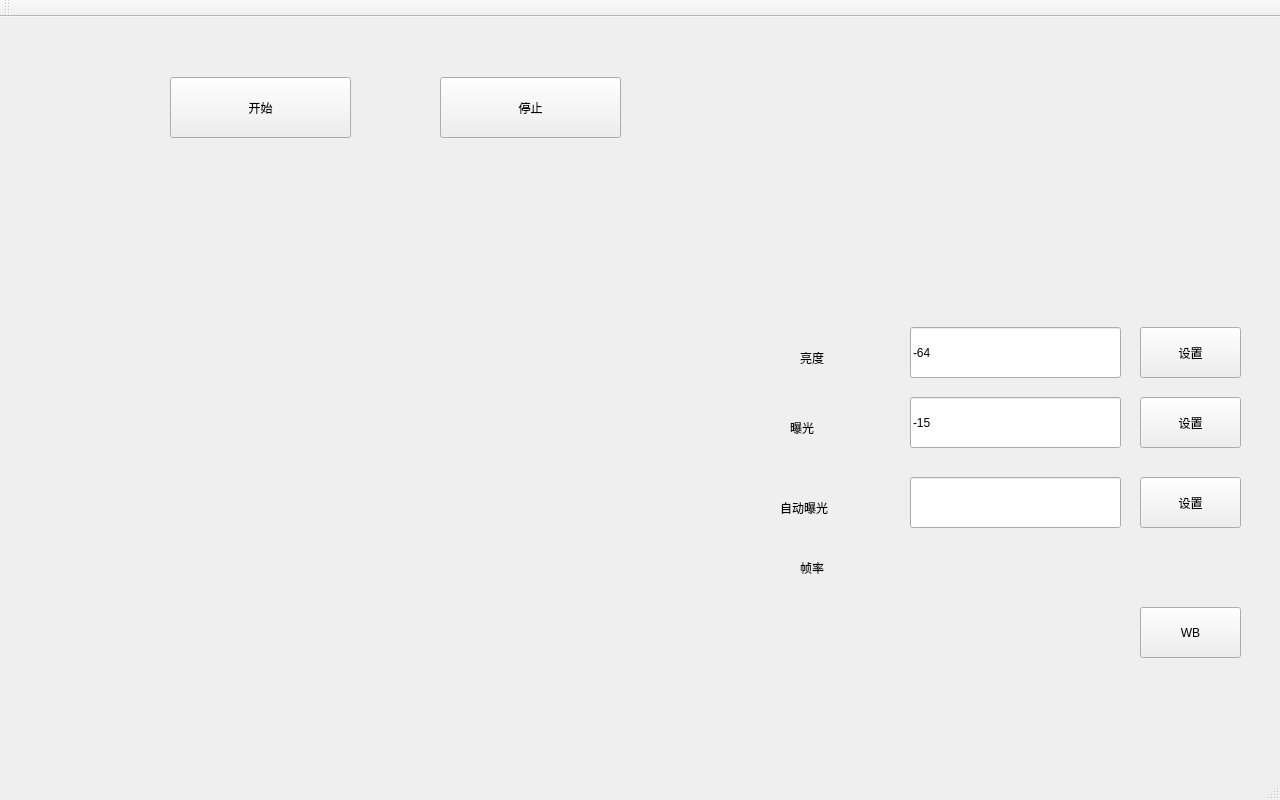
<?xml version="1.0" encoding="UTF-8"?>
<ui version="4.0">
 <class>MainWindow</class>
 <widget class="QMainWindow" name="MainWindow">
  <property name="geometry">
   <rect>
    <x>0</x>
    <y>0</y>
    <width>1280</width>
    <height>800</height>
   </rect>
  </property>
  <property name="windowTitle">
   <string>MainWindow</string>
  </property>
  <widget class="QWidget" name="centralWidget">
   <widget class="CCameraWidget" name="wgtCamera" native="true">
    <property name="geometry">
     <rect>
      <x>120</x>
      <y>140</y>
      <width>640</width>
      <height>480</height>
     </rect>
    </property>
   </widget>
   <widget class="QPushButton" name="btnStart">
    <property name="geometry">
     <rect>
      <x>170</x>
      <y>60</y>
      <width>181</width>
      <height>61</height>
     </rect>
    </property>
    <property name="text">
     <string>开始</string>
    </property>
   </widget>
   <widget class="QPushButton" name="btnStop">
    <property name="geometry">
     <rect>
      <x>440</x>
      <y>60</y>
      <width>181</width>
      <height>61</height>
     </rect>
    </property>
    <property name="text">
     <string>停止</string>
    </property>
   </widget>
   <widget class="QLineEdit" name="edtBrightness">
    <property name="geometry">
     <rect>
      <x>910</x>
      <y>310</y>
      <width>211</width>
      <height>51</height>
     </rect>
    </property>
    <property name="text">
     <string>-64</string>
    </property>
   </widget>
   <widget class="QLabel" name="label">
    <property name="geometry">
     <rect>
      <x>800</x>
      <y>320</y>
      <width>121</width>
      <height>41</height>
     </rect>
    </property>
    <property name="text">
     <string>亮度</string>
    </property>
   </widget>
   <widget class="QLabel" name="label_2">
    <property name="geometry">
     <rect>
      <x>790</x>
      <y>390</y>
      <width>121</width>
      <height>41</height>
     </rect>
    </property>
    <property name="text">
     <string>曝光</string>
    </property>
   </widget>
   <widget class="QLineEdit" name="edtExposure">
    <property name="geometry">
     <rect>
      <x>910</x>
      <y>380</y>
      <width>211</width>
      <height>51</height>
     </rect>
    </property>
    <property name="text">
     <string>-15</string>
    </property>
   </widget>
   <widget class="QPushButton" name="btnSetBrightness">
    <property name="geometry">
     <rect>
      <x>1140</x>
      <y>310</y>
      <width>101</width>
      <height>51</height>
     </rect>
    </property>
    <property name="text">
     <string>设置</string>
    </property>
   </widget>
   <widget class="QPushButton" name="btnSetExposure">
    <property name="geometry">
     <rect>
      <x>1140</x>
      <y>380</y>
      <width>101</width>
      <height>51</height>
     </rect>
    </property>
    <property name="text">
     <string>设置</string>
    </property>
   </widget>
   <widget class="QLabel" name="label_3">
    <property name="geometry">
     <rect>
      <x>800</x>
      <y>530</y>
      <width>91</width>
      <height>41</height>
     </rect>
    </property>
    <property name="text">
     <string>帧率</string>
    </property>
   </widget>
   <widget class="QLabel" name="lblFrameRate">
    <property name="geometry">
     <rect>
      <x>920</x>
      <y>530</y>
      <width>181</width>
      <height>41</height>
     </rect>
    </property>
    <property name="text">
     <string/>
    </property>
   </widget>
   <widget class="QLabel" name="label_4">
    <property name="geometry">
     <rect>
      <x>780</x>
      <y>470</y>
      <width>111</width>
      <height>41</height>
     </rect>
    </property>
    <property name="text">
     <string>自动曝光</string>
    </property>
   </widget>
   <widget class="QLineEdit" name="edtAutoExposure">
    <property name="geometry">
     <rect>
      <x>910</x>
      <y>460</y>
      <width>211</width>
      <height>51</height>
     </rect>
    </property>
   </widget>
   <widget class="QPushButton" name="btnSetAutoExposure">
    <property name="geometry">
     <rect>
      <x>1140</x>
      <y>460</y>
      <width>101</width>
      <height>51</height>
     </rect>
    </property>
    <property name="text">
     <string>设置</string>
    </property>
   </widget>
   <widget class="QPushButton" name="btnSetWB">
    <property name="geometry">
     <rect>
      <x>1140</x>
      <y>590</y>
      <width>101</width>
      <height>51</height>
     </rect>
    </property>
    <property name="text">
     <string>WB</string>
    </property>
   </widget>
  </widget>
  <widget class="QMenuBar" name="menuBar">
   <property name="geometry">
    <rect>
     <x>0</x>
     <y>0</y>
     <width>1280</width>
     <height>23</height>
    </rect>
   </property>
  </widget>
  <widget class="QToolBar" name="mainToolBar">
   <attribute name="toolBarArea">
    <enum>TopToolBarArea</enum>
   </attribute>
   <attribute name="toolBarBreak">
    <bool>false</bool>
   </attribute>
  </widget>
  <widget class="QStatusBar" name="statusBar"/>
 </widget>
 <layoutdefault spacing="6" margin="11"/>
 <customwidgets>
  <customwidget>
   <class>CCameraWidget</class>
   <extends>QWidget</extends>
   <header location="global">CameraWidget.h</header>
   <container>1</container>
  </customwidget>
 </customwidgets>
 <resources/>
 <connections/>
</ui>
